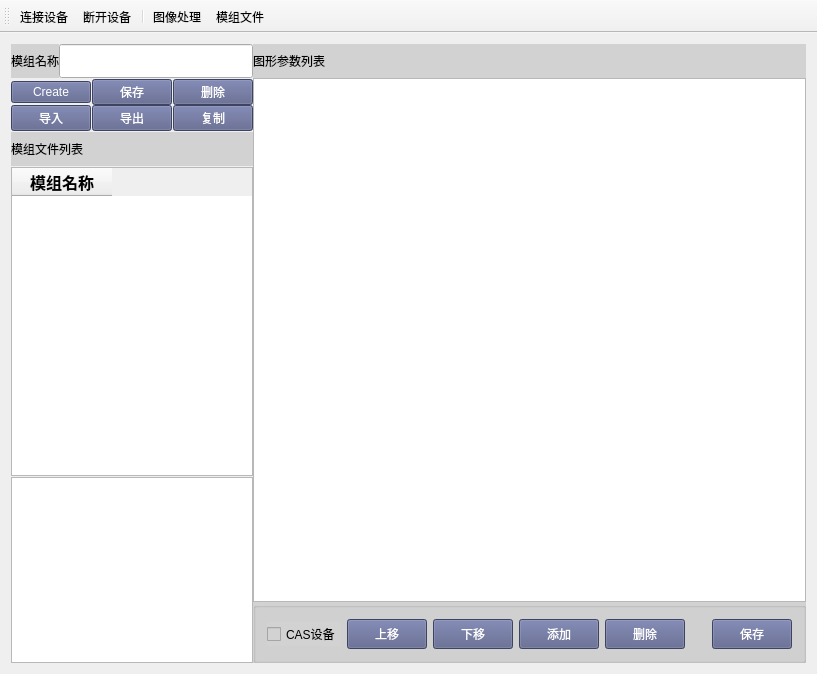
<?xml version="1.0" encoding="UTF-8"?>
<ui version="4.0">
 <class>LSMainWindowClass</class>
 <widget class="QMainWindow" name="LSMainWindowClass">
  <property name="geometry">
   <rect>
    <x>0</x>
    <y>0</y>
    <width>817</width>
    <height>674</height>
   </rect>
  </property>
  <property name="windowTitle">
   <string>LumiSuite</string>
  </property>
  <widget class="QWidget" name="centralWidget">
   <layout class="QHBoxLayout" name="horizontalLayout_2" stretch="1,3">
    <property name="spacing">
     <number>0</number>
    </property>
    <item>
     <layout class="QVBoxLayout" name="verticalLayout">
      <property name="spacing">
       <number>1</number>
      </property>
      <item>
       <layout class="QHBoxLayout" name="MoudleNameLayout">
        <property name="spacing">
         <number>0</number>
        </property>
        <item>
         <widget class="QLabel" name="label">
          <property name="sizePolicy">
           <sizepolicy hsizetype="Preferred" vsizetype="Expanding">
            <horstretch>0</horstretch>
            <verstretch>0</verstretch>
           </sizepolicy>
          </property>
          <property name="minimumSize">
           <size>
            <width>0</width>
            <height>34</height>
           </size>
          </property>
          <property name="maximumSize">
           <size>
            <width>16777215</width>
            <height>34</height>
           </size>
          </property>
          <property name="styleSheet">
           <string notr="true">background-color: rgb(210, 210, 210);</string>
          </property>
          <property name="text">
           <string>模组名称</string>
          </property>
         </widget>
        </item>
        <item>
         <widget class="QLineEdit" name="ModuleNamelineEdit">
          <property name="sizePolicy">
           <sizepolicy hsizetype="Expanding" vsizetype="Expanding">
            <horstretch>0</horstretch>
            <verstretch>0</verstretch>
           </sizepolicy>
          </property>
          <property name="minimumSize">
           <size>
            <width>0</width>
            <height>34</height>
           </size>
          </property>
          <property name="maximumSize">
           <size>
            <width>16777215</width>
            <height>34</height>
           </size>
          </property>
         </widget>
        </item>
       </layout>
      </item>
      <item>
       <layout class="QGridLayout" name="MoudleSelectLayout">
        <property name="horizontalSpacing">
         <number>1</number>
        </property>
        <property name="verticalSpacing">
         <number>0</number>
        </property>
        <item row="1" column="0">
         <widget class="QPushButton" name="ImportBtn">
          <property name="styleSheet">
           <string notr="true">QPushButton{color: rgb(255, 255, 255);border-top-color: rgb(180, 180, 180);
border-right-color: transparent;
border-left-color: transparent;
border-bottom-color:  transparent;}
QPushButton{background-color: rgb(87,94,136);color:white;}
QPushButton:hover{background-color: rgb(117,149,209);color:white;}
QPushButton:pressed{background-color: rgb(71, 175, 255);color:white;}</string>
          </property>
          <property name="text">
           <string>导入</string>
          </property>
         </widget>
        </item>
        <item row="0" column="0">
         <widget class="QPushButton" name="CreateBtn">
          <property name="styleSheet">
           <string notr="true">QPushButton{color: rgb(255, 255, 255);border-top-color: rgb(180, 180, 180);
border-right-color: transparent;
border-left-color: transparent;
border-bottom-color:  transparent;}
QPushButton{background-color: rgb(87,94,136);color:white;}
QPushButton:hover{background-color: rgb(117,149,209);color:white;}
QPushButton:pressed{background-color: rgb(71, 175, 255);color:white;}</string>
          </property>
          <property name="text">
           <string>Create</string>
          </property>
         </widget>
        </item>
        <item row="0" column="2">
         <widget class="QPushButton" name="DeleteBtn">
          <property name="styleSheet">
           <string notr="true">QPushButton{color: rgb(255, 255, 255);border-top-color: rgb(180, 180, 180);
border-right-color: transparent;
border-left-color: transparent;
border-bottom-color:  transparent;}
QPushButton{background-color: rgb(87,94,136);color:white;}
QPushButton:hover{background-color: rgb(117,149,209);color:white;}
QPushButton:pressed{background-color: rgb(71, 175, 255);color:white;}</string>
          </property>
          <property name="text">
           <string>删除</string>
          </property>
         </widget>
        </item>
        <item row="1" column="1">
         <widget class="QPushButton" name="ExportBtn">
          <property name="styleSheet">
           <string notr="true">QPushButton{color: rgb(255, 255, 255);border-top-color: rgb(180, 180, 180);
border-right-color: transparent;
border-left-color: transparent;
border-bottom-color:  transparent;}
QPushButton{background-color: rgb(87,94,136);color:white;}
QPushButton:hover{background-color: rgb(117,149,209);color:white;}
QPushButton:pressed{background-color: rgb(71, 175, 255);color:white;}</string>
          </property>
          <property name="text">
           <string>导出</string>
          </property>
         </widget>
        </item>
        <item row="1" column="2">
         <widget class="QPushButton" name="CopyBtn">
          <property name="styleSheet">
           <string notr="true">QPushButton{color: rgb(255, 255, 255);border-top-color: rgb(180, 180, 180);
border-right-color: transparent;
border-left-color: transparent;
border-bottom-color:  transparent;}
QPushButton{background-color: rgb(87,94,136);color:white;}
QPushButton:hover{background-color: rgb(117,149,209);color:white;}
QPushButton:pressed{background-color: rgb(71, 175, 255);color:white;}</string>
          </property>
          <property name="text">
           <string>复制</string>
          </property>
         </widget>
        </item>
        <item row="0" column="1">
         <widget class="QPushButton" name="SaveBtn">
          <property name="styleSheet">
           <string notr="true">QPushButton{color: rgb(255, 255, 255);border-top-color: rgb(180, 180, 180);
border-right-color: transparent;
border-left-color: transparent;
border-bottom-color:  transparent;}
QPushButton{background-color: rgb(87,94,136);color:white;}
QPushButton:hover{background-color: rgb(117,149,209);color:white;}
QPushButton:pressed{background-color: rgb(71, 175, 255);color:white;}</string>
          </property>
          <property name="text">
           <string>保存</string>
          </property>
         </widget>
        </item>
       </layout>
      </item>
      <item>
       <widget class="QLabel" name="MoudleFileList">
        <property name="sizePolicy">
         <sizepolicy hsizetype="Preferred" vsizetype="Fixed">
          <horstretch>0</horstretch>
          <verstretch>0</verstretch>
         </sizepolicy>
        </property>
        <property name="minimumSize">
         <size>
          <width>0</width>
          <height>34</height>
         </size>
        </property>
        <property name="maximumSize">
         <size>
          <width>16777215</width>
          <height>34</height>
         </size>
        </property>
        <property name="styleSheet">
         <string notr="true">background-color: rgb(210, 210, 210);</string>
        </property>
        <property name="text">
         <string>模组文件列表</string>
        </property>
       </widget>
      </item>
      <item>
       <widget class="QTableWidget" name="tableWidgetList">
        <property name="minimumSize">
         <size>
          <width>0</width>
          <height>309</height>
         </size>
        </property>
        <property name="maximumSize">
         <size>
          <width>380</width>
          <height>16777215</height>
         </size>
        </property>
        <column>
         <property name="text">
          <string>模组名称</string>
         </property>
         <property name="font">
          <font>
           <pointsize>12</pointsize>
           <weight>75</weight>
           <bold>true</bold>
          </font>
         </property>
         <property name="textAlignment">
          <set>AlignCenter</set>
         </property>
        </column>
       </widget>
      </item>
      <item>
       <widget class="QTextEdit" name="informationBar">
        <property name="minimumSize">
         <size>
          <width>0</width>
          <height>150</height>
         </size>
        </property>
        <property name="readOnly">
         <bool>true</bool>
        </property>
       </widget>
      </item>
     </layout>
    </item>
    <item>
     <layout class="QVBoxLayout" name="verticalLayout_2">
      <property name="spacing">
       <number>0</number>
      </property>
      <item>
       <widget class="QLabel" name="MoudleFileList_3">
        <property name="sizePolicy">
         <sizepolicy hsizetype="Preferred" vsizetype="Fixed">
          <horstretch>0</horstretch>
          <verstretch>0</verstretch>
         </sizepolicy>
        </property>
        <property name="minimumSize">
         <size>
          <width>0</width>
          <height>34</height>
         </size>
        </property>
        <property name="maximumSize">
         <size>
          <width>16777215</width>
          <height>34</height>
         </size>
        </property>
        <property name="styleSheet">
         <string notr="true">background-color: rgb(210, 210, 210);</string>
        </property>
        <property name="text">
         <string>图形参数列表</string>
        </property>
       </widget>
      </item>
      <item>
       <widget class="QTableView" name="tableView">
        <property name="minimumSize">
         <size>
          <width>500</width>
          <height>0</height>
         </size>
        </property>
       </widget>
      </item>
      <item>
       <widget class="QGroupBox" name="groupBox">
        <property name="styleSheet">
         <string notr="true">background-color: rgb(210, 210, 210);</string>
        </property>
        <property name="title">
         <string/>
        </property>
        <layout class="QHBoxLayout" name="horizontalLayout" stretch="0,8,0,1,3,1,3,1,3,0,0">
         <item>
          <widget class="QCheckBox" name="CASDevice">
           <property name="text">
            <string>CAS设备</string>
           </property>
          </widget>
         </item>
         <item>
          <spacer name="horizontalSpacer_4">
           <property name="orientation">
            <enum>Qt::Horizontal</enum>
           </property>
           <property name="sizeHint" stdset="0">
            <size>
             <width>279</width>
             <height>20</height>
            </size>
           </property>
          </spacer>
         </item>
         <item>
          <widget class="QPushButton" name="UpBtn">
           <property name="sizePolicy">
            <sizepolicy hsizetype="Fixed" vsizetype="Fixed">
             <horstretch>0</horstretch>
             <verstretch>0</verstretch>
            </sizepolicy>
           </property>
           <property name="minimumSize">
            <size>
             <width>0</width>
             <height>30</height>
            </size>
           </property>
           <property name="styleSheet">
            <string notr="true">QPushButton{color: rgb(255, 255, 255);border-top-color: rgb(180, 180, 180);
border-right-color: transparent;
border-left-color: transparent;
border-bottom-color:  transparent;}
QPushButton{background-color: rgb(87,94,136);color:white;}
QPushButton:hover{background-color: rgb(117,149,209);color:white;}
QPushButton:pressed{background-color: rgb(71, 175, 255);color:white;}</string>
           </property>
           <property name="text">
            <string>上移</string>
           </property>
          </widget>
         </item>
         <item>
          <spacer name="horizontalSpacer">
           <property name="orientation">
            <enum>Qt::Horizontal</enum>
           </property>
           <property name="sizeHint" stdset="0">
            <size>
             <width>113</width>
             <height>20</height>
            </size>
           </property>
          </spacer>
         </item>
         <item>
          <widget class="QPushButton" name="DownBtn">
           <property name="sizePolicy">
            <sizepolicy hsizetype="Fixed" vsizetype="Fixed">
             <horstretch>0</horstretch>
             <verstretch>0</verstretch>
            </sizepolicy>
           </property>
           <property name="minimumSize">
            <size>
             <width>0</width>
             <height>30</height>
            </size>
           </property>
           <property name="styleSheet">
            <string notr="true">QPushButton{color: rgb(255, 255, 255);border-top-color: rgb(180, 180, 180);
border-right-color: transparent;
border-left-color: transparent;
border-bottom-color:  transparent;}
QPushButton{background-color: rgb(87,94,136);color:white;}
QPushButton:hover{background-color: rgb(117,149,209);color:white;}
QPushButton:pressed{background-color: rgb(71, 175, 255);color:white;}</string>
           </property>
           <property name="text">
            <string>下移</string>
           </property>
          </widget>
         </item>
         <item>
          <spacer name="horizontalSpacer_2">
           <property name="orientation">
            <enum>Qt::Horizontal</enum>
           </property>
           <property name="sizeHint" stdset="0">
            <size>
             <width>112</width>
             <height>20</height>
            </size>
           </property>
          </spacer>
         </item>
         <item>
          <widget class="QPushButton" name="AddBtn">
           <property name="sizePolicy">
            <sizepolicy hsizetype="Fixed" vsizetype="Fixed">
             <horstretch>0</horstretch>
             <verstretch>0</verstretch>
            </sizepolicy>
           </property>
           <property name="minimumSize">
            <size>
             <width>0</width>
             <height>30</height>
            </size>
           </property>
           <property name="styleSheet">
            <string notr="true">QPushButton{color: rgb(255, 255, 255);border-top-color: rgb(180, 180, 180);
border-right-color: transparent;
border-left-color: transparent;
border-bottom-color:  transparent;}
QPushButton{background-color: rgb(87,94,136);color:white;}
QPushButton:hover{background-color: rgb(117,149,209);color:white;}
QPushButton:pressed{background-color: rgb(71, 175, 255);color:white;}</string>
           </property>
           <property name="text">
            <string>添加</string>
           </property>
          </widget>
         </item>
         <item>
          <spacer name="horizontalSpacer_3">
           <property name="orientation">
            <enum>Qt::Horizontal</enum>
           </property>
           <property name="sizeHint" stdset="0">
            <size>
             <width>113</width>
             <height>20</height>
            </size>
           </property>
          </spacer>
         </item>
         <item>
          <widget class="QPushButton" name="DelBtn">
           <property name="sizePolicy">
            <sizepolicy hsizetype="Fixed" vsizetype="Fixed">
             <horstretch>0</horstretch>
             <verstretch>0</verstretch>
            </sizepolicy>
           </property>
           <property name="minimumSize">
            <size>
             <width>0</width>
             <height>30</height>
            </size>
           </property>
           <property name="styleSheet">
            <string notr="true">QPushButton{color: rgb(255, 255, 255);border-top-color: rgb(180, 180, 180);
border-right-color: transparent;
border-left-color: transparent;
border-bottom-color:  transparent;}
QPushButton{background-color: rgb(87,94,136);color:white;}
QPushButton:hover{background-color: rgb(117,149,209);color:white;}
QPushButton:pressed{background-color: rgb(71, 175, 255);color:white;}</string>
           </property>
           <property name="text">
            <string>删除</string>
           </property>
          </widget>
         </item>
         <item>
          <spacer name="horizontalSpacer_5">
           <property name="orientation">
            <enum>Qt::Horizontal</enum>
           </property>
           <property name="sizeHint" stdset="0">
            <size>
             <width>40</width>
             <height>20</height>
            </size>
           </property>
          </spacer>
         </item>
         <item>
          <widget class="QPushButton" name="SaveParmsBtn">
           <property name="sizePolicy">
            <sizepolicy hsizetype="Fixed" vsizetype="Fixed">
             <horstretch>0</horstretch>
             <verstretch>0</verstretch>
            </sizepolicy>
           </property>
           <property name="minimumSize">
            <size>
             <width>0</width>
             <height>30</height>
            </size>
           </property>
           <property name="styleSheet">
            <string notr="true">QPushButton{color: rgb(255, 255, 255);border-top-color: rgb(180, 180, 180);
border-right-color: transparent;
border-left-color: transparent;
border-bottom-color:  transparent;}
QPushButton{background-color: rgb(87,94,136);color:white;}
QPushButton:hover{background-color: rgb(117,149,209);color:white;}
QPushButton:pressed{background-color: rgb(71, 175, 255);color:white;}</string>
           </property>
           <property name="text">
            <string>保存</string>
           </property>
          </widget>
         </item>
        </layout>
       </widget>
      </item>
     </layout>
    </item>
   </layout>
  </widget>
  <widget class="QMenuBar" name="menuBar">
   <property name="geometry">
    <rect>
     <x>0</x>
     <y>0</y>
     <width>817</width>
     <height>22</height>
    </rect>
   </property>
  </widget>
  <widget class="QToolBar" name="mainToolBar">
   <property name="toolButtonStyle">
    <enum>Qt::ToolButtonTextUnderIcon</enum>
   </property>
   <attribute name="toolBarArea">
    <enum>TopToolBarArea</enum>
   </attribute>
   <attribute name="toolBarBreak">
    <bool>false</bool>
   </attribute>
   <addaction name="ConnectDevice"/>
   <addaction name="DisconnectDevice"/>
   <addaction name="separator"/>
   <addaction name="ImageProcessing"/>
   <addaction name="moduleObjectFile"/>
  </widget>
  <action name="moduleObjectFile">
   <property name="icon">
    <iconset resource="res.qrc">
     <normaloff>:/Resources/edit.png</normaloff>:/Resources/edit.png</iconset>
   </property>
   <property name="text">
    <string>模组文件</string>
   </property>
   <property name="toolTip">
    <string>模组文件编辑</string>
   </property>
  </action>
  <action name="ImageProcessing">
   <property name="icon">
    <iconset resource="res.qrc">
     <normaloff>:/Resources/imageprocessing.png</normaloff>:/Resources/imageprocessing.png</iconset>
   </property>
   <property name="text">
    <string>图像处理</string>
   </property>
   <property name="toolTip">
    <string>图像处理</string>
   </property>
  </action>
  <action name="ConnectDevice">
   <property name="icon">
    <iconset resource="res.qrc">
     <normaloff>:/Resources/LC_1.png</normaloff>:/Resources/LC_1.png</iconset>
   </property>
   <property name="text">
    <string>连接设备</string>
   </property>
   <property name="toolTip">
    <string>设备初始化</string>
   </property>
  </action>
  <action name="DisconnectDevice">
   <property name="icon">
    <iconset resource="res.qrc">
     <normaloff>:/Resources/LC_1.png</normaloff>:/Resources/LC_1.png</iconset>
   </property>
   <property name="text">
    <string>断开设备</string>
   </property>
   <property name="toolTip">
    <string>断开连接</string>
   </property>
  </action>
 </widget>
 <layoutdefault spacing="6" margin="11"/>
 <resources>
  <include location="res.qrc"/>
 </resources>
 <connections/>
</ui>
